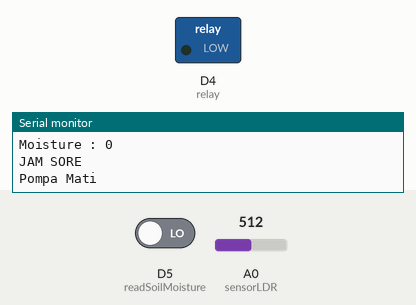
This program was run on a simulated ESP8266 (NodeMCU). On the bench: switched loads named in the program (green lamp = pin HIGH), the last lines printed to the serial monitor. The inputs (shaded band) are chosen by the test bench; at power-on: A0 (sensorLDR) = 512, D5 (readSoilMoisture) LOW. WiFi joins after 1.5 s; servers stay silent unless stated; random numbers use the default seed unless the program sets one.

Above: at 2.7 s.
2.8 s: A0 (sensorLDR) set to 140
13.0 s: D5 (readSoilMoisture) driven HIGH
At 14.8 s:
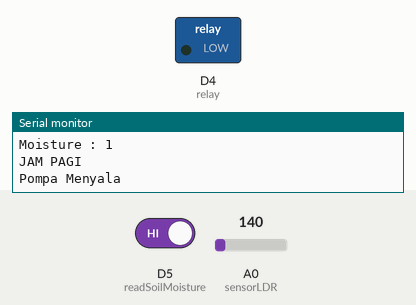
22.0 s: D5 (readSoilMoisture) driven LOW
At 35.9 s:
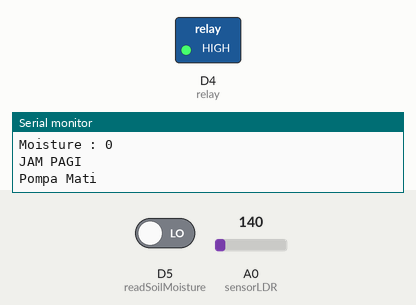
36.0 s: A0 (sensorLDR) set to 161
At 42.9 s:
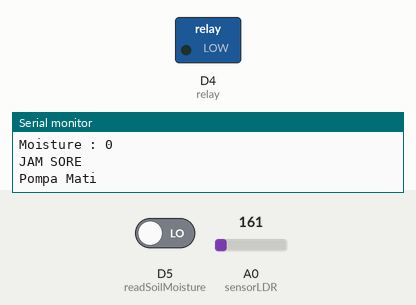
Timing chart, 0 to 44.4 s (numbered marks = the images above; inputs shaded):
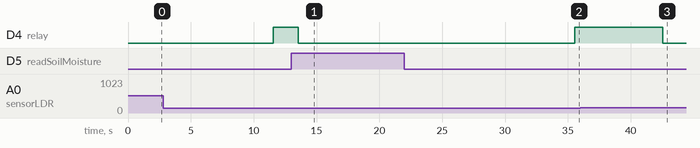

Measured:
- the behaviour switches between 150 and 151 on A0 (sensorLDR) (found by bisection; images 2 and 3)
- after the input at 13.0 s, D4 (relay): HIGH → LOW after 0.55 s
- after the input at 22.0 s, D4 (relay): LOW → HIGH after 13.6 s
- after the input at 36.0 s, D4 (relay): HIGH → LOW after 6.6 s

The program:

main.cpp
```cpp
#include <Arduino.h>
#include <ESP8266WiFi.h>
#include <PubSubClient.h>
#include <DHT.h>
#include <Wire.h>

// Update these with values suitable for your network.
#define sensorLDR A0
int nilaiSensor;
int readSoilMoisture = D5;
int resultSoil;
const int relay = D4;

const char *ssid = "JTI-POLINEMA";          // nama wifi diganti
const char *password = "jtifast!";          // passwod diganti
const char *mqtt_server = "192.168.72.113"; // ip diganti

WiFiClient espClient;
PubSubClient client(espClient);

int value = 0;

// connect wifi
void setup_wifi()
{

  delay(10);
  Serial.println();
  Serial.print("Connecting to ");
  Serial.println(ssid);

  WiFi.mode(WIFI_STA);
  WiFi.begin(ssid, password);

  while (WiFi.status() != WL_CONNECTED)
  {
    delay(500);
    Serial.print(".");
  }

  randomSeed(micros());

  Serial.println("");
  Serial.println("WiFi connected");
  Serial.println("IP address: ");
  Serial.println(WiFi.localIP());
}

// connect node red (wifi)
void reconnect()
{
  while (!client.connected())
  {
    Serial.print("Attempting MQTT connection...");
    String clientId = "ESP8266Client-";
    clientId += String(random(0xffff), HEX);
    // Attempt to connect
    if (client.connect(clientId.c_str()))
    {
      Serial.println("connected");
      // client.subscribe("node1/temperature");
      // client.subscribe("node1/humidity");
    }
    else
    {
      Serial.print("failed, rc=");
      Serial.print(client.state());
      Serial.println(" try again in 5 seconds");
      delay(5000);
    }
  }
}

// connect wifi
void setup()
{

  pinMode(LED_BUILTIN, OUTPUT);
  pinMode(readSoilMoisture, INPUT);
  pinMode(relay, OUTPUT);
  Serial.begin(9600);
  setup_wifi();
  client.setServer(mqtt_server, 1883);
}

// sensor cahaya
void loop()
{

  /*
    Code dibawah untuk koneksi
  if (!client.connected())
  {
    reconnect();
  }
  client.loop();
  */
  nilaiSensor = analogRead(sensorLDR);

  static char ldr[7];
  dtostrf(nilaiSensor, 6, 2, ldr);

  // client.publish("node1/ldr", ldr);
  Serial.print("Nilai Sensor : ");
  Serial.println(nilaiSensor);

  resultSoil = digitalRead(readSoilMoisture);
  Serial.print("Moisture : ");
  Serial.println(resultSoil);
  static char ldr_ldr[7];
  dtostrf(resultSoil, 6, 2, ldr_ldr);
  // client.publish("node1/soil", ldr_ldr);

  if (nilaiSensor < 150) // pagi
  {
    Serial.println("JAM PAGI");

    if (resultSoil == 1) // kering
    {
      digitalWrite(LED_BUILTIN, LOW);
      Serial.println("Pompa Menyala"); // pompa bergerak
      delay(20000);
      digitalWrite(relay, LOW);
    }
    if (resultSoil == 0) // basah
    {
      digitalWrite(LED_BUILTIN, HIGH);
      digitalWrite(relay, HIGH);
      Serial.println("Pompa Mati"); // pompa tidak bergerak
      delay(5000);
    }
  }

  if (nilaiSensor > 150 && nilaiSensor < 100) // siang
  {
    Serial.println("JAM SIANG");

    if (resultSoil == 1) // kering
    {
      digitalWrite(LED_BUILTIN, LOW);
      digitalWrite(relay, LOW);
      Serial.println("Pompa Menyala"); // pompa bergerak
      delay(5000);
    }
    if (resultSoil == 0) // basah
    {
      digitalWrite(LED_BUILTIN, HIGH);
      digitalWrite(relay, HIGH);
      Serial.println("Pompa Mati"); // pompa tidak bergerak
      delay(5000);
    }
  }

  if (nilaiSensor > 150) // sore
  {
    Serial.println("JAM SORE");
    if (resultSoil == 1) // kering
    {
      digitalWrite(LED_BUILTIN, LOW);
            digitalWrite(relay, LOW);

      Serial.println("Pompa Menyala"); // pompa bergerak
      delay(10000);
      digitalWrite(relay, HIGH);
    }
    if (resultSoil == 0) // basah
    {
      digitalWrite(LED_BUILTIN, HIGH);
      digitalWrite(relay, LOW);
      Serial.println("Pompa Mati"); // pompa tidak bergerak
      delay(10000);
      digitalWrite(relay, HIGH);
    }
  }
  delay(2000);
}
```
